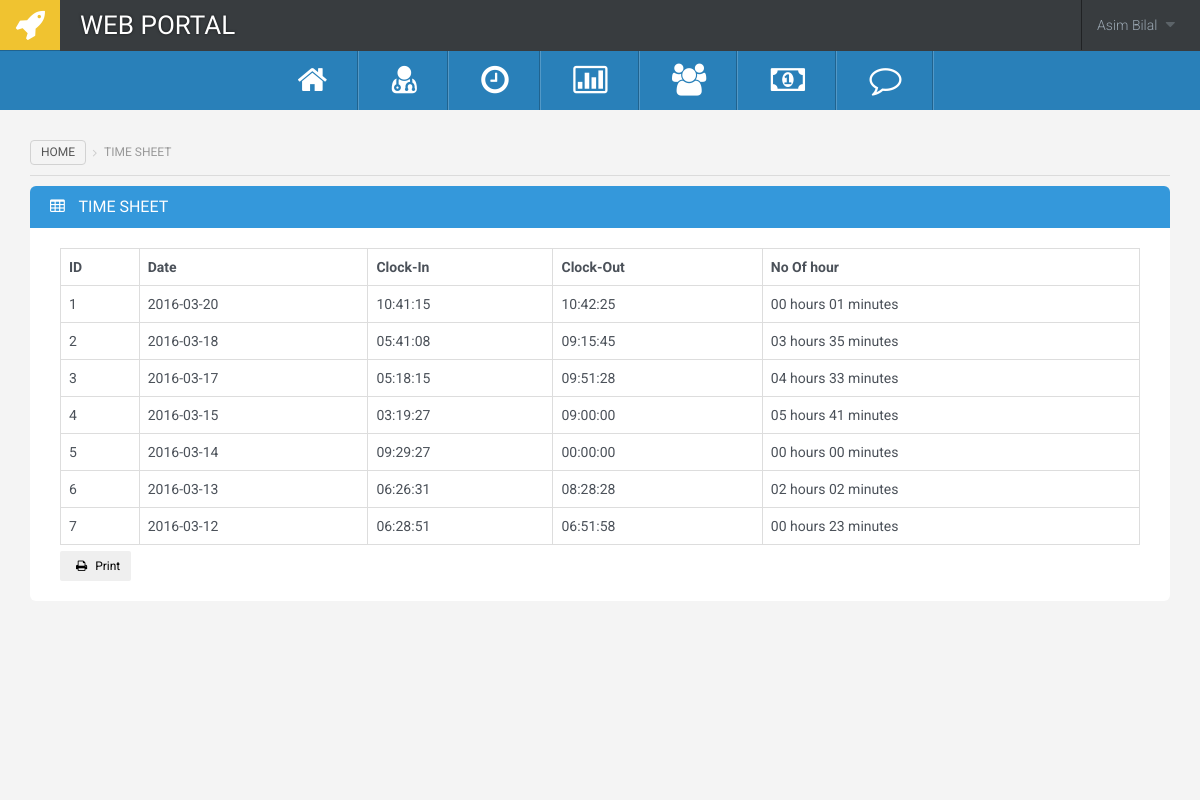
The page /timeSheet.php (signed in) on the database as committed earlier.
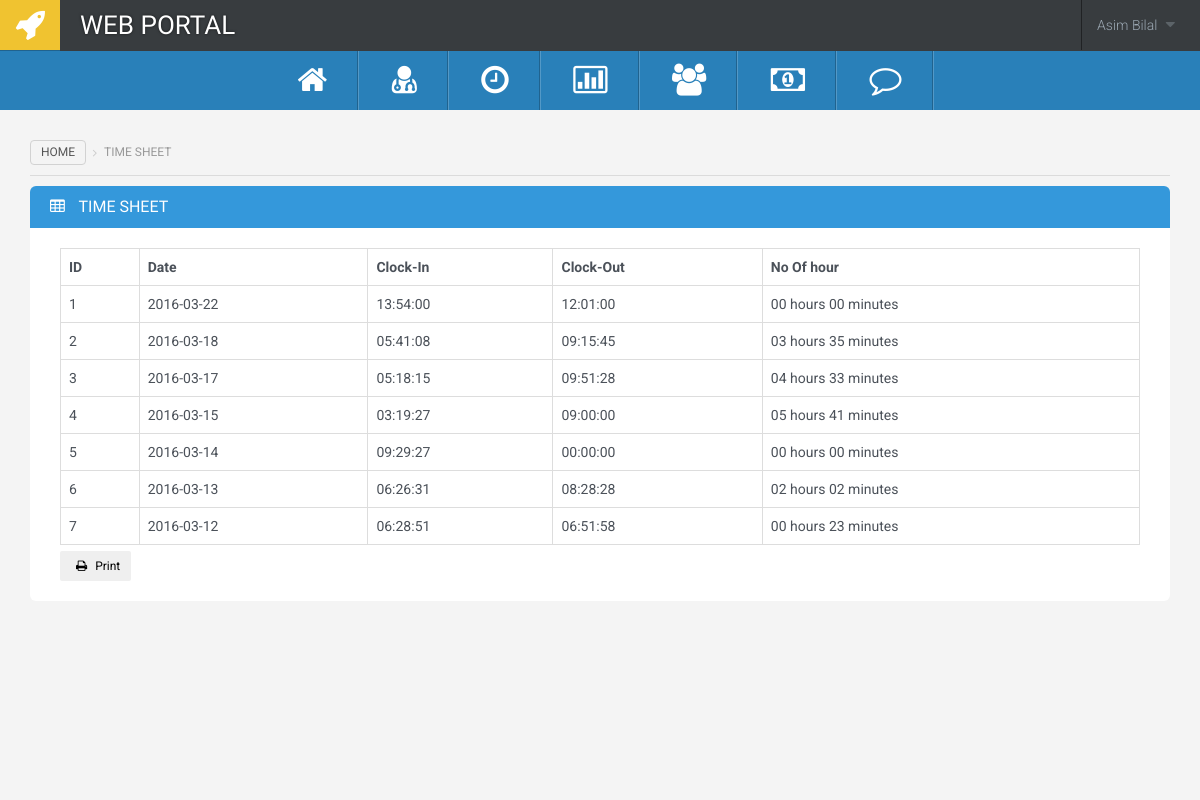
The same page on the database as committed later.
### tables this page shows
CREATE TABLE `clock` (
  `clock_id` int(10) NOT NULL,
  `user_id` int(10) NOT NULL,
  `clockIn` time NOT NULL,
  `clockOut` time NOT NULL,
  `date` text NOT NULL
);

### controller/timeSheetController.php (called while the page is built, shortened)
<?php
include("connection.php");
    $timeRecords = [];
    $userId = $_SESSION['userId'];
    $sql = "SELECT * FROM clock where user_id =".$userId. " ORDER BY date desc";
    $result = $conn->query($sql);
?>

### timeSheet.php (the view, shortened to what this page needs)
<?php
include("header.php");
include("controller/timeSheetController.php");
function convertToHoursMins($time, $format = '%02d:%02d') {
    $hours = floor($time / 60);
    $minutes = ($time % 60);
    return sprintf($format, $hours, $minutes);
}
?>
<div class="main-content">
    <ol class="breadcrumb">
  <li><a href="index.php">Home</a></li>
    <li class="active">Time Sheet</li>
</ol>
<div class="widget widget-blue">
      <div class="widget-title">
        <h3><i class="fa fa-table"></i> Time Sheet </h3>
      </div>
      <div class="widget-content">
        <div class="table-responsive" id="payRollTable">
          <table class="table table-bordered table-hover">
            <thead>
              <tr>
                <th>ID</th>
                <th>Date</th>
                <th>Clock-In</th>
                <th>Clock-Out</th>
                <th>No Of hour</th>
              </tr>
            </thead>
            <tbody>
  			  <?php foreach ( $timeRecords as $key =>  $record ) { ?>
  			  <tr>
                <td><?php echo $key+1; ?></td>
                <td><?php echo $record[0]; ?></td>
                <td><?php echo $record[1]; ?></td>
                <td><?php echo $record[2]; ?></td>
                <td><?php
                  if (($record[2] - $record[1]) < 0 ) {
                    echo "00 hours 00 minutes";
                  } else {
                          $diff =  strtotime($record[2]) - strtotime($record[1]);
                          $interval  = abs($diff);
                          $minutes   = round($interval / 60);
                    echo  convertToHoursMins($minutes, '%02d hours %02d minutes');
                  }
                    ?>
                </td>
              </tr>
              <?php }?>
            </tbody>
          </table>
        </div>
                                             <button type="button" onclick="printReport('payRollTable')" class="btn btn-iconed btn-primary btn-sm  "><i class="fa fa-print" id="print"></i> Print</button>
      </div>
    </div>
  </div>
</div>
</body>
</html>

Rows that differ between the two databases and show on the page:
removed clock: date "2016-03-20", clockIn "10:41:15", clockOut "10:42:25", convertToHoursMins($minutes, '%02d hours %02d minutes') "00 hours 01 minutes"
added clock: date "2016-03-22", clockIn "13:54:00", clockOut "12:01:00", shows "00 hours 00 minutes"
